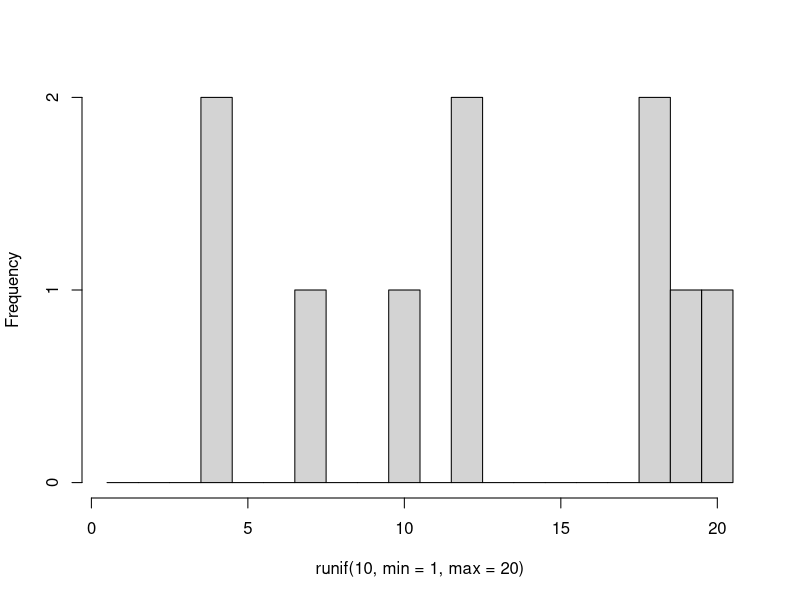
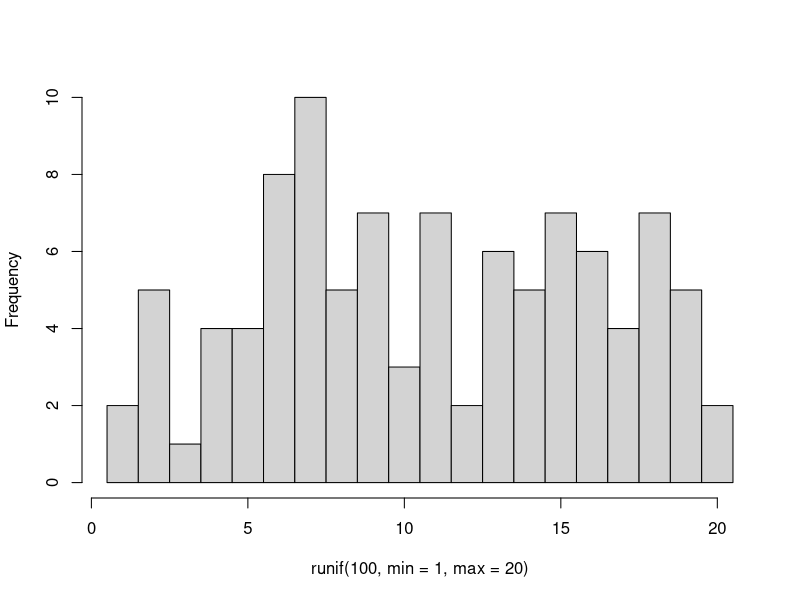
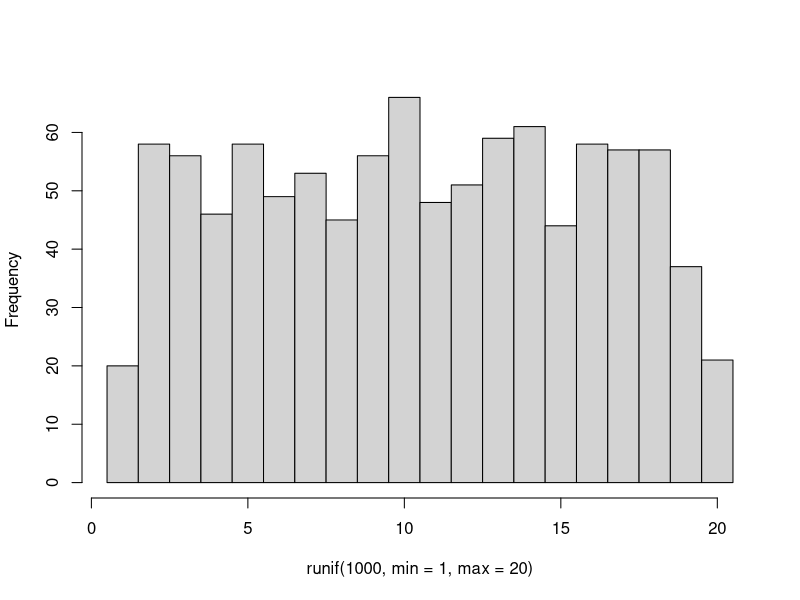
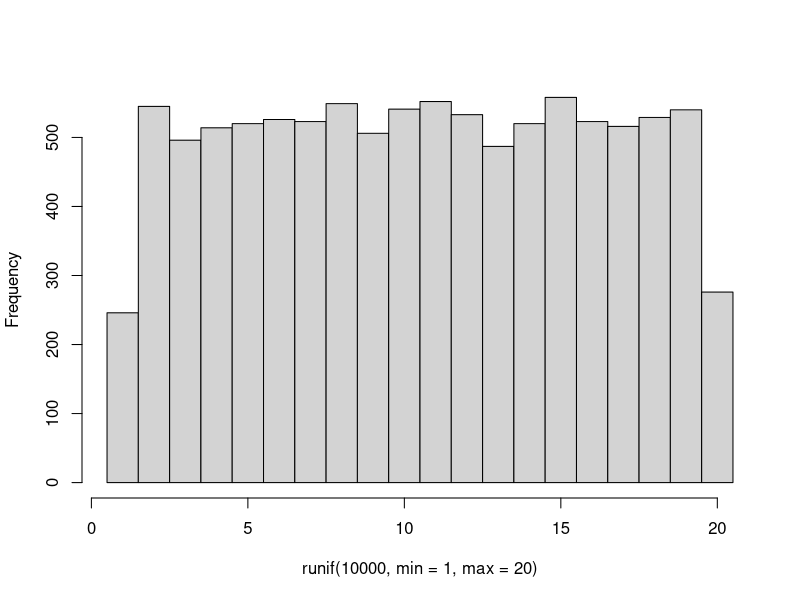
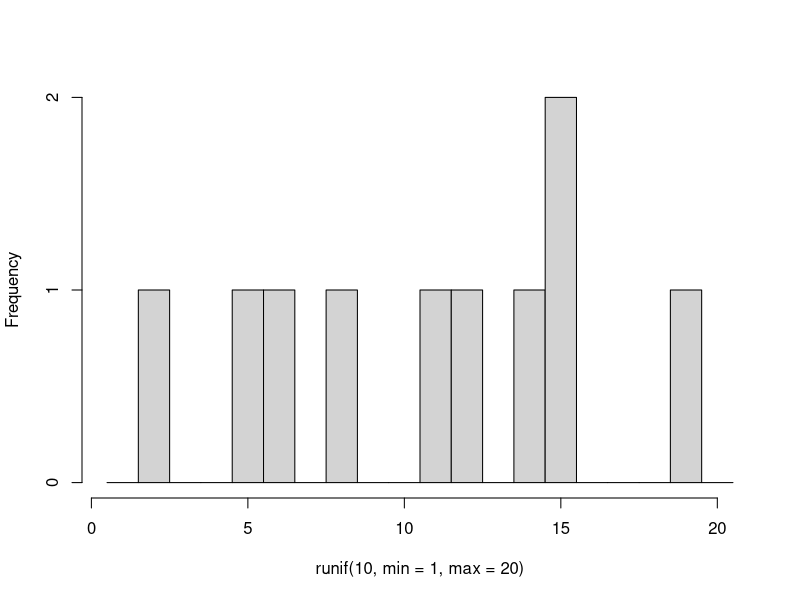
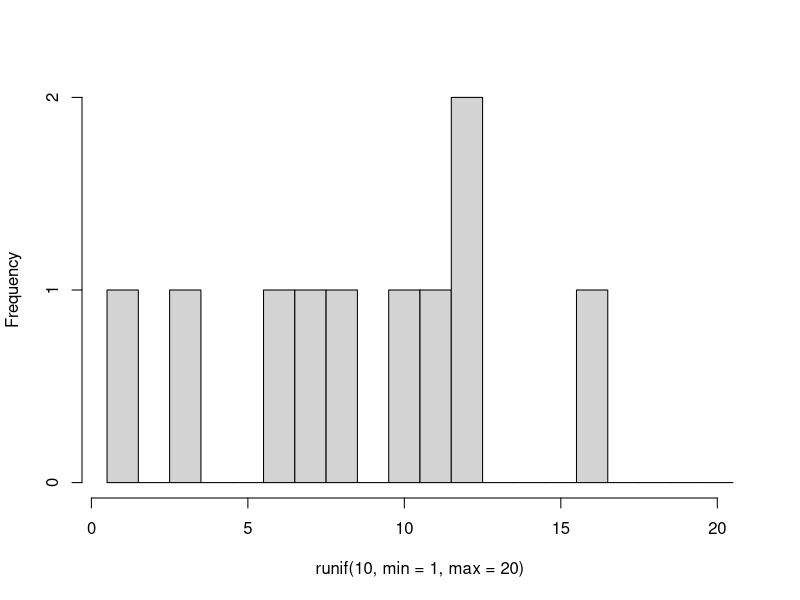
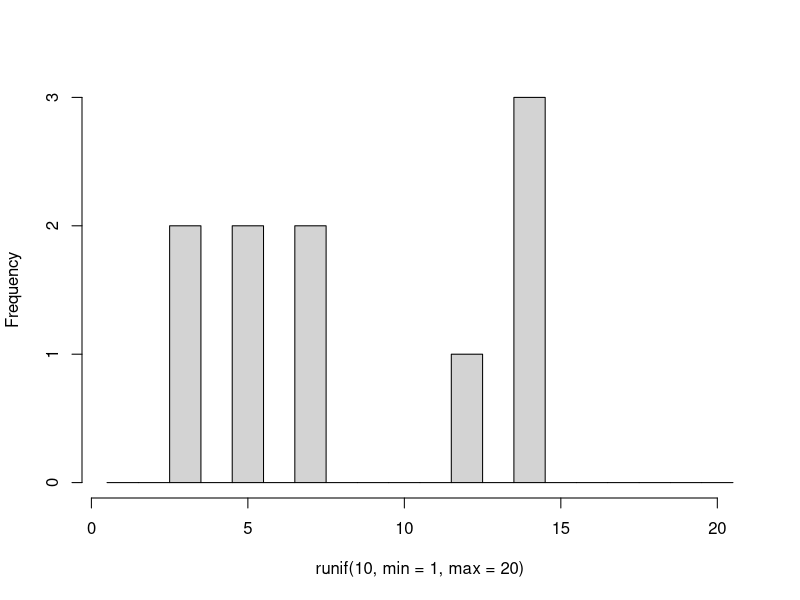
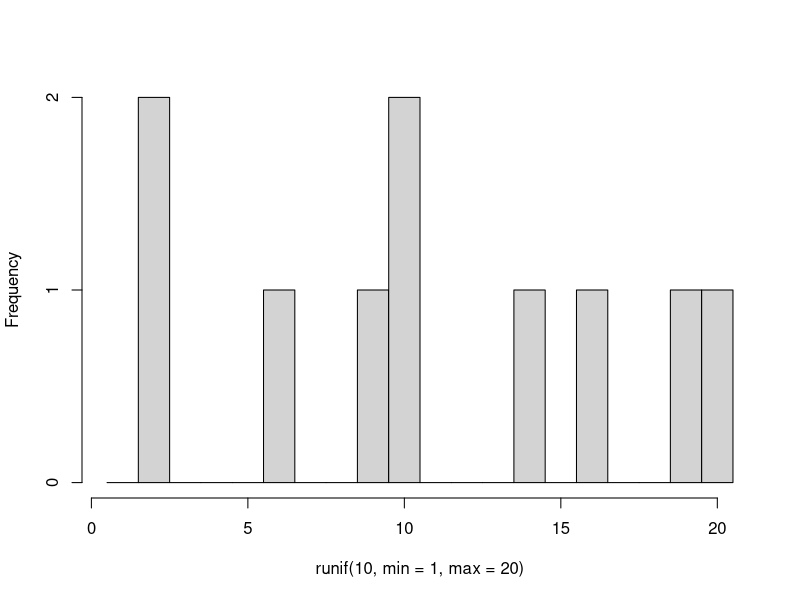

Source code (R) for these figures, in order:
## ---- chunk 1

runif(1, min = 6, max = 9)

runif(10, min = 4, max = 20)

## ---- chunk 2

floor(runif(1, min = 1, max = 6))

## ---- chunk 3
#| layout-ncol: 2
#| fig-cap: 
#|   - "10 rolls"
#|   - "100 rolls"
#|   - "1000 rolls" 
#|   - "10000 rolls"
#| echo: false

hist(runif(10, min = 1, max = 20), breaks = seq(from = 0.5, to = 20.5), main = NULL)
hist(runif(100, min = 1, max = 20), breaks = seq(from = 0.5, to = 20.5), main = NULL)
hist(runif(1000, min = 1, max = 20), breaks = seq(from = 0.5, to = 20.5), main = NULL)
hist(runif(10000, min = 1, max = 20), breaks = seq(from = 0.5, to = 20.5), main = NULL)

## ---- chunk 4
#| layout-ncol: 5
#| echo: false

for (i in seq_along(1:10)) {
  hist(runif(10, min = 1, max = 20), breaks = seq(from = 0.5, to = 20.5), main = NULL)
}

## ---- chunk 5

rnorm(5)

rnorm(5, mean = 50, sd = 5)

## ---- chunk 6
#| layout-ncol: 2
#| fig-cap: 
#|   - "10 draws"
#|   - "100 draws"
#|   - "1000 draws" 
#|   - "10000 draws"
#| echo: false

hist(rnorm(10, mean = 50, sd = 5), main = NULL)
hist(rnorm(100, mean = 50, sd = 5), main = NULL)
hist(rnorm(1000, mean = 50, sd = 5), main = NULL)
hist(rnorm(10000, mean = 50, sd = 5), main = NULL)

## ---- chunk 7
#| layout-ncol: 5
#| echo: false

for (i in seq_along(1:10)) {
  hist(rnorm(50, mean = 50, sd = 5), main = NULL)
}

